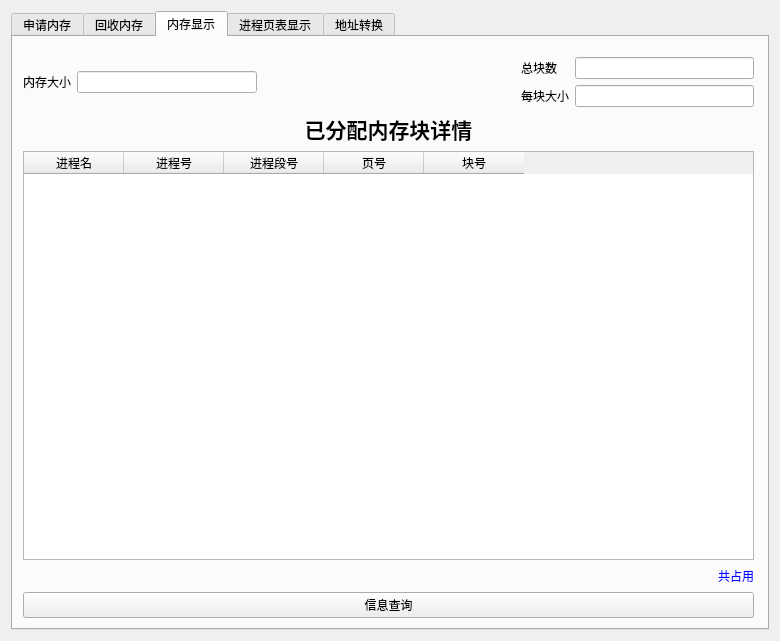
<?xml version="1.0" encoding="UTF-8"?>
<ui version="4.0">
 <class>MemoryWindow</class>
 <widget class="QWidget" name="MemoryWindow">
  <property name="geometry">
   <rect>
    <x>0</x>
    <y>0</y>
    <width>780</width>
    <height>641</height>
   </rect>
  </property>
  <property name="windowTitle">
   <string>内存-进程管理</string>
  </property>
  <layout class="QGridLayout" name="gridLayout">
   <item row="0" column="0">
    <widget class="QTabWidget" name="tabWidget">
     <property name="currentIndex">
      <number>2</number>
     </property>
     <widget class="QWidget" name="tab_1">
      <attribute name="title">
       <string>申请内存</string>
      </attribute>
      <widget class="QWidget" name="layoutWidget">
       <property name="geometry">
        <rect>
         <x>10</x>
         <y>30</y>
         <width>191</width>
         <height>551</height>
        </rect>
       </property>
       <layout class="QHBoxLayout" name="horizontalLayout">
        <item>
         <layout class="QGridLayout" name="gridLayout_2">
          <item row="0" column="0">
           <widget class="QLabel" name="label_3">
            <property name="minimumSize">
             <size>
              <width>80</width>
              <height>0</height>
             </size>
            </property>
            <property name="maximumSize">
             <size>
              <width>80</width>
              <height>16777215</height>
             </size>
            </property>
            <property name="text">
             <string>进程名</string>
            </property>
            <property name="alignment">
             <set>Qt::AlignRight|Qt::AlignTrailing|Qt::AlignVCenter</set>
            </property>
           </widget>
          </item>
          <item row="0" column="1">
           <widget class="QLineEdit" name="lineEdit_ps_name">
            <property name="minimumSize">
             <size>
              <width>100</width>
              <height>0</height>
             </size>
            </property>
            <property name="maximumSize">
             <size>
              <width>100</width>
              <height>16777215</height>
             </size>
            </property>
           </widget>
          </item>
          <item row="1" column="0">
           <widget class="QLabel" name="label_4">
            <property name="minimumSize">
             <size>
              <width>80</width>
              <height>0</height>
             </size>
            </property>
            <property name="maximumSize">
             <size>
              <width>80</width>
              <height>16777215</height>
             </size>
            </property>
            <property name="text">
             <string>进程段总数</string>
            </property>
            <property name="alignment">
             <set>Qt::AlignRight|Qt::AlignTrailing|Qt::AlignVCenter</set>
            </property>
           </widget>
          </item>
          <item row="1" column="1">
           <widget class="QLineEdit" name="lineEdit_ps_SegNum">
            <property name="minimumSize">
             <size>
              <width>100</width>
              <height>0</height>
             </size>
            </property>
            <property name="maximumSize">
             <size>
              <width>100</width>
              <height>16777215</height>
             </size>
            </property>
           </widget>
          </item>
          <item row="3" column="0" colspan="2">
           <widget class="QTableWidget" name="tableWidget_ps_Section">
            <property name="minimumSize">
             <size>
              <width>186</width>
              <height>0</height>
             </size>
            </property>
            <property name="maximumSize">
             <size>
              <width>180</width>
              <height>16777215</height>
             </size>
            </property>
            <column>
             <property name="text">
              <string>段大小</string>
             </property>
            </column>
           </widget>
          </item>
          <item row="4" column="0" colspan="2">
           <widget class="QPushButton" name="btnNewPS">
            <property name="text">
             <string>创建新进程</string>
            </property>
           </widget>
          </item>
          <item row="2" column="1">
           <widget class="QPushButton" name="btnSegSize">
            <property name="text">
             <string>确认</string>
            </property>
           </widget>
          </item>
         </layout>
        </item>
       </layout>
      </widget>
     </widget>
     <widget class="QWidget" name="tab_2">
      <attribute name="title">
       <string>回收内存</string>
      </attribute>
      <widget class="QWidget" name="layoutWidget">
       <property name="geometry">
        <rect>
         <x>10</x>
         <y>31</y>
         <width>216</width>
         <height>52</height>
        </rect>
       </property>
       <layout class="QGridLayout" name="gridLayout_7">
        <item row="0" column="0" colspan="2">
         <widget class="QLabel" name="label">
          <property name="text">
           <string>请输入进程号</string>
          </property>
         </widget>
        </item>
        <item row="1" column="0">
         <widget class="QLineEdit" name="lineEdit_pid_2"/>
        </item>
        <item row="1" column="1">
         <widget class="QPushButton" name="btnRecycle">
          <property name="text">
           <string>执行</string>
          </property>
         </widget>
        </item>
       </layout>
      </widget>
     </widget>
     <widget class="QWidget" name="tab_3">
      <attribute name="title">
       <string>内存显示</string>
      </attribute>
      <widget class="QWidget" name="layoutWidget">
       <property name="geometry">
        <rect>
         <x>10</x>
         <y>20</y>
         <width>731</width>
         <height>561</height>
        </rect>
       </property>
       <layout class="QGridLayout" name="gridLayout_4">
        <item row="0" column="0" colspan="2">
         <layout class="QGridLayout" name="gridLayout_3">
          <item row="0" column="0" rowspan="2">
           <widget class="QLabel" name="label_2">
            <property name="text">
             <string>内存大小</string>
            </property>
           </widget>
          </item>
          <item row="0" column="1" rowspan="2">
           <widget class="QLineEdit" name="lineEdit_memSize"/>
          </item>
          <item row="0" column="2" rowspan="2">
           <spacer name="horizontalSpacer">
            <property name="orientation">
             <enum>Qt::Horizontal</enum>
            </property>
            <property name="sizeHint" stdset="0">
             <size>
              <width>258</width>
              <height>38</height>
             </size>
            </property>
           </spacer>
          </item>
          <item row="0" column="3">
           <widget class="QLabel" name="label_5">
            <property name="text">
             <string>总块数</string>
            </property>
           </widget>
          </item>
          <item row="0" column="4">
           <widget class="QLineEdit" name="lineEdit_tBlocks"/>
          </item>
          <item row="1" column="3">
           <widget class="QLabel" name="label_6">
            <property name="text">
             <string>每块大小</string>
            </property>
           </widget>
          </item>
          <item row="1" column="4">
           <widget class="QLineEdit" name="lineEdit_bSize"/>
          </item>
         </layout>
        </item>
        <item row="1" column="0" colspan="2">
         <widget class="QLabel" name="label_7">
          <property name="font">
           <font>
            <pointsize>16</pointsize>
            <weight>75</weight>
            <bold>true</bold>
           </font>
          </property>
          <property name="text">
           <string>已分配内存块详情</string>
          </property>
          <property name="alignment">
           <set>Qt::AlignCenter</set>
          </property>
         </widget>
        </item>
        <item row="2" column="0" colspan="2">
         <widget class="QTableWidget" name="tableWidget_memList">
          <column>
           <property name="text">
            <string>进程名</string>
           </property>
          </column>
          <column>
           <property name="text">
            <string>进程号</string>
           </property>
          </column>
          <column>
           <property name="text">
            <string>进程段号</string>
           </property>
          </column>
          <column>
           <property name="text">
            <string>页号</string>
           </property>
          </column>
          <column>
           <property name="text">
            <string>块号</string>
           </property>
          </column>
         </widget>
        </item>
        <item row="4" column="0">
         <spacer name="horizontalSpacer_2">
          <property name="orientation">
           <enum>Qt::Horizontal</enum>
          </property>
          <property name="sizeHint" stdset="0">
           <size>
            <width>498</width>
            <height>20</height>
           </size>
          </property>
         </spacer>
        </item>
        <item row="4" column="1">
         <widget class="QLabel" name="label_MemCount">
          <property name="minimumSize">
           <size>
            <width>200</width>
            <height>0</height>
           </size>
          </property>
          <property name="styleSheet">
           <string notr="true">QLabel{color:blue;}</string>
          </property>
          <property name="text">
           <string>共占用</string>
          </property>
          <property name="alignment">
           <set>Qt::AlignRight|Qt::AlignTrailing|Qt::AlignVCenter</set>
          </property>
         </widget>
        </item>
        <item row="5" column="0" colspan="2">
         <widget class="QPushButton" name="btnViewMem">
          <property name="text">
           <string>信息查询</string>
          </property>
         </widget>
        </item>
       </layout>
      </widget>
     </widget>
     <widget class="QWidget" name="tab_4">
      <attribute name="title">
       <string>进程页表显示</string>
      </attribute>
      <widget class="QGroupBox" name="groupBox">
       <property name="geometry">
        <rect>
         <x>390</x>
         <y>10</y>
         <width>351</width>
         <height>71</height>
        </rect>
       </property>
       <property name="title">
        <string>进程信息</string>
       </property>
       <layout class="QGridLayout" name="gridLayout_5">
        <item row="0" column="0">
         <layout class="QHBoxLayout" name="horizontalLayout_3">
          <item>
           <widget class="QLabel" name="label_ps_name">
            <property name="text">
             <string>进程名</string>
            </property>
           </widget>
          </item>
          <item>
           <widget class="QLabel" name="label_ps_id">
            <property name="text">
             <string>进程号</string>
            </property>
           </widget>
          </item>
         </layout>
        </item>
       </layout>
      </widget>
      <widget class="QTableWidget" name="tableWidget_sectionList">
       <property name="geometry">
        <rect>
         <x>10</x>
         <y>90</y>
         <width>311</width>
         <height>491</height>
        </rect>
       </property>
       <column>
        <property name="text">
         <string>段号</string>
        </property>
       </column>
       <column>
        <property name="text">
         <string>段大小</string>
        </property>
       </column>
       <column>
        <property name="text">
         <string>是否在内存</string>
        </property>
       </column>
      </widget>
      <widget class="QTableWidget" name="tableWidget_pageList">
       <property name="geometry">
        <rect>
         <x>330</x>
         <y>90</y>
         <width>411</width>
         <height>491</height>
        </rect>
       </property>
       <column>
        <property name="text">
         <string>页号</string>
        </property>
       </column>
       <column>
        <property name="text">
         <string>页内偏移</string>
        </property>
       </column>
       <column>
        <property name="text">
         <string>块号</string>
        </property>
       </column>
       <column>
        <property name="text">
         <string>是否存在内存</string>
        </property>
       </column>
      </widget>
      <widget class="QWidget" name="layoutWidget">
       <property name="geometry">
        <rect>
         <x>10</x>
         <y>12</y>
         <width>341</width>
         <height>61</height>
        </rect>
       </property>
       <layout class="QGridLayout" name="gridLayout_8">
        <item row="0" column="0" colspan="2">
         <widget class="QLabel" name="label_9">
          <property name="text">
           <string>请输入要显示得进程号</string>
          </property>
         </widget>
        </item>
        <item row="1" column="0">
         <widget class="QLineEdit" name="lineEdit_ps_pid"/>
        </item>
        <item row="1" column="1">
         <widget class="QPushButton" name="btnQueryPSInfo">
          <property name="text">
           <string>查询</string>
          </property>
         </widget>
        </item>
       </layout>
      </widget>
     </widget>
     <widget class="QWidget" name="tab">
      <attribute name="title">
       <string>地址转换</string>
      </attribute>
      <widget class="QWidget" name="layoutWidget">
       <property name="geometry">
        <rect>
         <x>11</x>
         <y>21</y>
         <width>731</width>
         <height>571</height>
        </rect>
       </property>
       <layout class="QGridLayout" name="gridLayout_6">
        <item row="0" column="0" colspan="2">
         <widget class="QLabel" name="label_12">
          <property name="text">
           <string>请输入要显示得进程号</string>
          </property>
         </widget>
        </item>
        <item row="0" column="2" rowspan="9">
         <widget class="QTextEdit" name="textEdit_log">
          <property name="minimumSize">
           <size>
            <width>500</width>
            <height>0</height>
           </size>
          </property>
         </widget>
        </item>
        <item row="2" column="0" colspan="2">
         <widget class="QLabel" name="label_13">
          <property name="text">
           <string>请输入段表起始地址</string>
          </property>
         </widget>
        </item>
        <item row="4" column="0" colspan="2">
         <widget class="QLabel" name="label_14">
          <property name="text">
           <string>请输入段号</string>
          </property>
         </widget>
        </item>
        <item row="6" column="0" colspan="2">
         <widget class="QLabel" name="label_15">
          <property name="text">
           <string>请输入页号</string>
          </property>
         </widget>
        </item>
        <item row="7" column="0">
         <widget class="QLineEdit" name="lineEdit_page_id"/>
        </item>
        <item row="7" column="1">
         <widget class="QPushButton" name="btnPageID">
          <property name="minimumSize">
           <size>
            <width>0</width>
            <height>0</height>
           </size>
          </property>
          <property name="text">
           <string>查询</string>
          </property>
         </widget>
        </item>
        <item row="8" column="0" colspan="2">
         <spacer name="verticalSpacer">
          <property name="orientation">
           <enum>Qt::Vertical</enum>
          </property>
          <property name="sizeHint" stdset="0">
           <size>
            <width>208</width>
            <height>278</height>
           </size>
          </property>
         </spacer>
        </item>
        <item row="1" column="0" colspan="2">
         <widget class="QLineEdit" name="lineEdit_ps_id"/>
        </item>
        <item row="3" column="0" colspan="2">
         <widget class="QLineEdit" name="lineEdit_seg_sAddress"/>
        </item>
        <item row="5" column="0" colspan="2">
         <widget class="QLineEdit" name="lineEdit_seg_id"/>
        </item>
       </layout>
      </widget>
     </widget>
    </widget>
   </item>
  </layout>
 </widget>
 <resources/>
 <connections/>
</ui>
